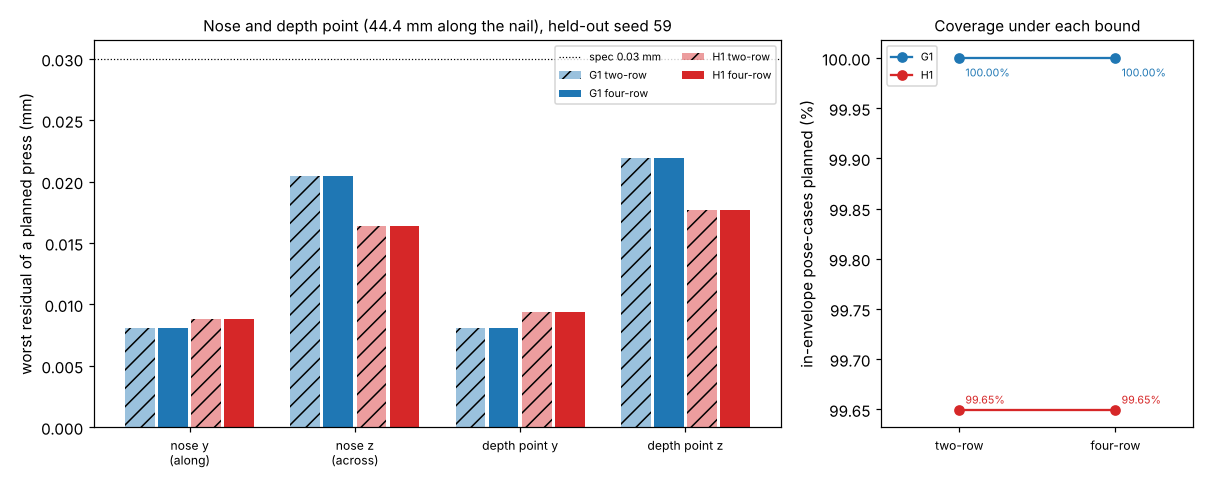

Reproduce this figure in Python.
"""Figure for milestone 59: python experiments/m59_depth/figure.py (reads results.json)."""
import json
import os

import matplotlib
matplotlib.use("Agg")
import matplotlib.pyplot as plt  # noqa: E402
import numpy as np  # noqa: E402

HERE = os.path.dirname(os.path.abspath(__file__))
D = json.load(open(os.path.join(HERE, "results.json")))
SPEC = D["spec_mm"]
AX = ("y", "z", "yd", "zd")
LAB = {"y": "nose y\n(along)", "z": "nose z\n(across)", "yd": "depth point y", "zd": "depth point z"}
x = np.arange(len(AX))
fig, (ax1, ax2) = plt.subplots(1, 2, figsize=(11, 4.4), gridspec_kw={"width_ratios": [2.2, 1]})
k = 0
for n, c in (("g1", "C0"), ("h1", "C3")):
    for cfg, alpha, hatch in (("two-row", 0.45, "//"), ("four-row", 1.0, None)):
        w = [D["S"][f"{n} {cfg}"]["w" + a] for a in AX]
        ax1.bar(x - 0.3 + 0.2 * k, w, 0.18, color=c, alpha=alpha, hatch=hatch, label=f"{n.upper()} {cfg}")
        k += 1
ax1.axhline(SPEC, color="k", lw=0.8, ls=":", label=f"spec {SPEC} mm")
ax1.set_xticks(x, [LAB[a] for a in AX], fontsize=8)
ax1.set_ylabel("worst residual of a planned press (mm)")
ax1.set_title(f"Nose and depth point ({D['depth_mm']:.1f} mm along the nail), held-out seed {D['seed']}",
              fontsize=10)
ax1.legend(fontsize=7, ncol=2)
cfgs = list(D["configs"])
for n, c in (("g1", "C0"), ("h1", "C3")):
    cov = [D["S"][f"{n} {cfg}"]["cov"] for cfg in cfgs]
    ax2.plot(range(len(cfgs)), cov, "o-", color=c, label=n.upper())
    for xi, v in enumerate(cov):
        ax2.annotate(f"{v:.2f}%", (xi, v), textcoords="offset points", xytext=(4, 4 if n == "h1" else -12),
                     fontsize=7, color=c)
ax2.set_xticks(range(len(cfgs)), cfgs, fontsize=8)
ax2.set_xlim(-0.5, len(cfgs) - 0.5)
ax2.set_ylabel("in-envelope pose-cases planned (%)")
ax2.set_title("Coverage under each bound", fontsize=10)
ax2.legend(fontsize=7)
fig.tight_layout()
fig.savefig(os.path.join(HERE, "figure.png"), dpi=110)
print("wrote figure.png")
